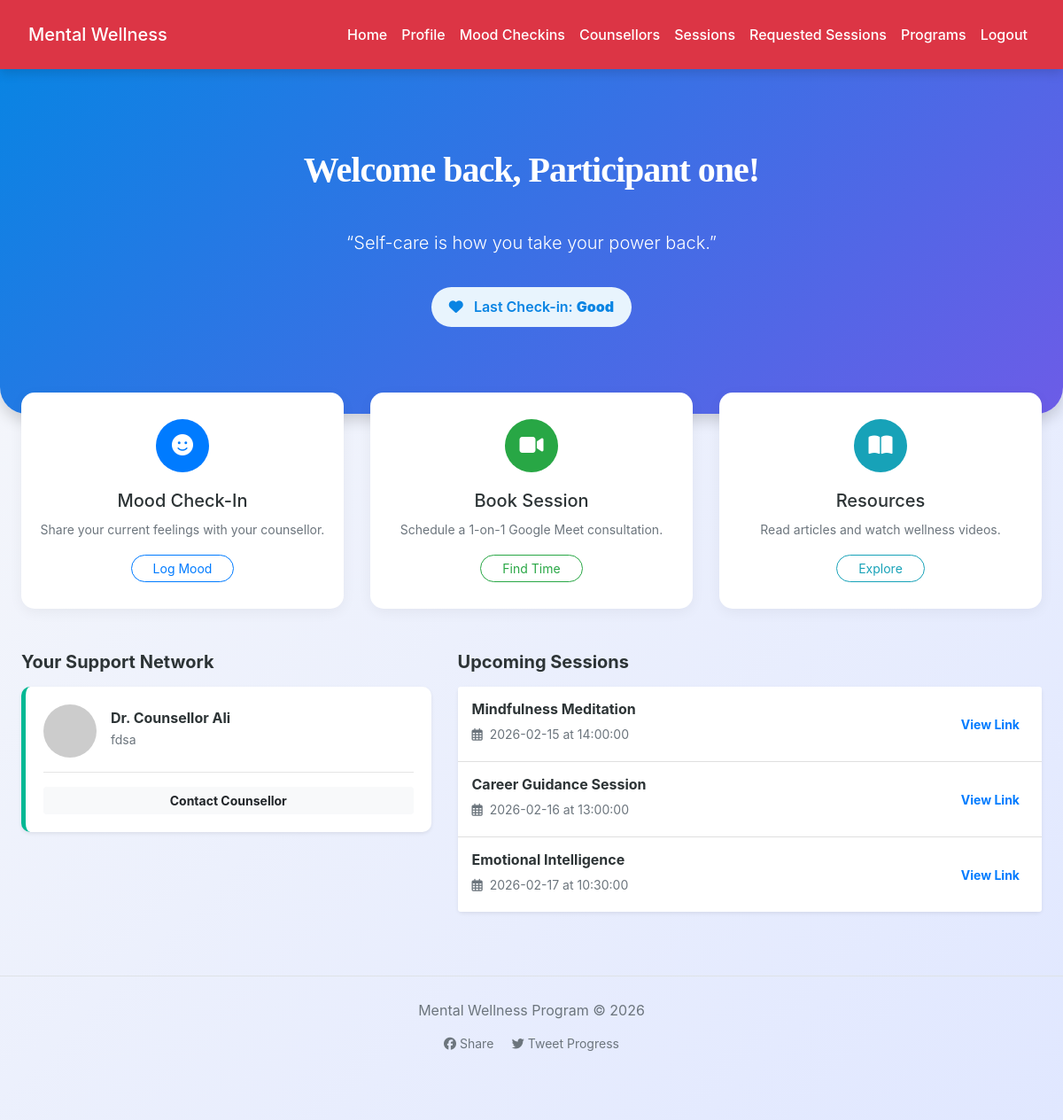
Page /participant/dashboard.php (signed in) on the committed database.
### tables this page shows
CREATE TABLE `mood_checkins` (
  `id` int(11) NOT NULL,
  `participant_id` int(11) NOT NULL,
  `counsellor_id` int(11) NOT NULL,
  `mood` enum('very_low','low','neutral','good','excellent') NOT NULL,
  `notes` text DEFAULT NULL,
  `created_at` timestamp NOT NULL DEFAULT current_timestamp()
);

CREATE TABLE `users` (
  `id` int(11) NOT NULL,
  `role` enum('participant','counsellor') NOT NULL,
  `full_name` varchar(150) NOT NULL,
  `email` varchar(150) NOT NULL,
  `password` varchar(255) NOT NULL,
  `phone` varchar(20) DEFAULT NULL,
  `status` enum('active','inactive') DEFAULT 'active',
  `preferred_counsellor_id` int(11) DEFAULT NULL,
  `organization` varchar(150) DEFAULT NULL,
  `age` int(11) DEFAULT NULL,
  `gender` enum('male','female','other') DEFAULT NULL,
  `specialization` varchar(150) DEFAULT NULL,
  `qualification` varchar(255) DEFAULT NULL,
  `experience_years` int(11) DEFAULT NULL,
  `bio` text DEFAULT NULL,
  `created_at` timestamp NOT NULL DEFAULT current_timestamp()
);

CREATE TABLE `counselling_sessions` (
  `id` int(11) NOT NULL,
  `counsellor_id` int(11) NOT NULL,
  `title` varchar(200) DEFAULT NULL,
  `session_date` date DEFAULT NULL,
  `start_time` time DEFAULT NULL,
  `end_time` time DEFAULT NULL,
  `meet_link` varchar(255) DEFAULT NULL,
  `approval_status` enum('pending','approved','disapproved') NOT NULL DEFAULT 'pending',
  `status` enum('scheduled','completed','archived') DEFAULT 'scheduled',
  `created_at` timestamp NOT NULL DEFAULT current_timestamp()
);

### participant/dashboard.php (the view, shortened to what this page needs)
<?php
include('../config.php');
$user_id = $_SESSION['user_id'];
$user_query = mysqli_query($conn, "
    SELECT u.*, c.full_name as counsellor_name, c.specialization
    FROM users u
    LEFT JOIN users c ON u.preferred_counsellor_id = c.id
    WHERE u.id = $user_id
");
$user_data = mysqli_fetch_assoc($user_query);
$latest_mood_query = mysqli_query($conn, "SELECT mood, created_at FROM mood_checkins WHERE participant_id = $user_id ORDER BY created_at DESC LIMIT 1");
$latest_mood = mysqli_fetch_assoc($latest_mood_query);
$sessions_query = mysqli_query($conn, "
    SELECT cs.*, u.full_name as counsellor_name
    FROM counselling_sessions cs
    JOIN users u ON cs.counsellor_id = u.id
    WHERE cs.status = 'scheduled' AND cs.approval_status = 'approved'
    ORDER BY cs.session_date ASC LIMIT 3
");
?>
<!DOCTYPE html>
<html lang="en">
<head>
    <link rel="stylesheet" href="https://cdn.jsdelivr.net/npm/bootstrap@4.6.2/dist/css/bootstrap.min.css">
    <link rel="stylesheet" href="https://cdnjs.cloudflare.com/ajax/libs/font-awesome/6.5.0/css/all.min.css">
    <link rel="stylesheet" href="../css/style.css">
</head>
<body>
<?php include('navbar.php'); ?>
<header class="header-gradient shadow">
    <div class="container text-center">
        <h1 class="font-weight-bold text-white">Welcome back, <?= htmlspecialchars($_SESSION['full_name']); ?>!</h1>
        <p class="lead">“Self-care is how you take your power back.”</p>
        <?php if($latest_mood): ?>
            <div class="mood-indicator mt-3">
                <i class="fas fa-heart mr-2"></i> Last Check-in: <strong><?= ucfirst(str_replace('_', ' ', $latest_mood['mood'])) ?></strong>
            </div>
        <?php else: ?>
            <a href="mood_checkins.php" class="btn btn-light rounded-pill px-4 mt-2">How are you feeling today?</a>
        <?php endif; ?>
    </div>
</header>
<div class="container mt-n4">
    <div class="row">
        <div class="col-md-4 mb-4">
            <div class="action-card">
                <div class="action-icon bg-primary"><i class="fas fa-smile"></i></div>
                <h5>Mood Check-In</h5>
                <p class="text-muted small">Share your current feelings with your counsellor.</p>
                <a href="mood_checkins.php" class="btn btn-outline-primary btn-sm rounded-pill px-4">Log Mood</a>
            </div>
        </div>
        <div class="col-md-4 mb-4">
            <div class="action-card">
                <div class="action-icon bg-success"><i class="fas fa-video"></i></div>
                <h5>Book Session</h5>
                <p class="text-muted small">Schedule a 1-on-1 Google Meet consultation.</p>
                <a href="view_programs.php" class="btn btn-outline-success btn-sm rounded-pill px-4">Find Time</a>
            </div>
        </div>
        <div class="col-md-4 mb-4">
            <div class="action-card">
                <div class="action-icon bg-info"><i class="fas fa-book-open"></i></div>
                <h5>Resources</h5>
                <p class="text-muted small">Read articles and watch wellness videos.</p>
                <a href="view_programs.php" class="btn btn-outline-info btn-sm rounded-pill px-4">Explore</a>
            </div>
        </div>
    </div>
    <div class="row mt-4">
        <div class="col-lg-5 mb-4">
            <h5 class="font-weight-bold mb-3">Your Support Network</h5>
            <div class="counsellor-box shadow-sm">
                <?php if($user_data['preferred_counsellor_id']): ?>
                    <div class="d-flex align-items-center">
                        <div class="mr-3">
                            <img src="https://ui-avatars.com/api/?name=<?= urlencode($user_data['counsellor_name']) ?>&background=00b894&color=fff" class="rounded-circle" width="60">
                        </div>
                        <div>
                            <h6 class="mb-0 font-weight-bold">Dr. <?= htmlspecialchars($user_data['counsellor_name']) ?></h6>
                            <small class="text-muted"><?= htmlspecialchars($user_data['specialization']) ?></small>
                        </div>
                    </div>
                    <hr>
                    <a href="view_requested_session.php" class="btn btn-block btn-sm btn-light font-weight-bold">Contact Counsellor</a>
                <?php else: ?>
                    <p class="text-muted small">You haven't selected a preferred counsellor yet.</p>
                    <a href="view_counsellors.php" class="btn btn-primary btn-sm btn-block">Choose a Counsellor</a>
                <?php endif; ?>
            </div>
        </div>
        <div class="col-lg-7 mb-4">
            <h5 class="font-weight-bold mb-3">Upcoming Sessions</h5>
            <div class="card border-0 shadow-sm rounded-lg">
                <div class="list-group list-group-flush">
                    <?php if(mysqli_num_rows($sessions_query) > 0): ?>
                        <?php while($session = mysqli_fetch_assoc($sessions_query)): ?>
                            <div class="list-group-item d-flex justify-content-between align-items-center p-3">
                                <div>
                                    <h6 class="mb-1 font-weight-bold"><?= htmlspecialchars($session['title']) ?></h6>
                                    <small class="text-muted"><i class="far fa-calendar-alt mr-1"></i> <?= $session['session_date'] ?> at <?= $session['start_time'] ?></small>
                                </div>
                                <a href="view_programs.php" class="btn btn-sm btn-link font-weight-bold">View Link</a>
                            </div>
                        <?php endwhile; ?>
                    <?php else: ?>
                        <div class="p-4 text-center text-muted">No sessions joined yet. Check available programs!</div>
                    <?php endif; ?>
                </div>
            </div>
        </div>
    </div>
</div>
<footer class="mt-5 py-4 text-center text-muted border-top">
    <div class="container">
        <p class="mb-0">Mental Wellness Program &copy; <?= date('Y') ?></p>
        <div class="mt-2">
            <a href="#" class="text-muted mr-3 small"><i class="fab fa-facebook"></i> Share</a>
            <a href="#" class="text-muted small"><i class="fab fa-twitter"></i> Tweet Progress</a>
        </div>
    </div>
</footer>
</body>
</html>

### css/style.css (style rules this page uses)
:root { --primary: #007bff; --secondary: #6c757d; --success: #28a745; --info: #17a2b8; --warning: #ffc107; --danger: #dc3545; --light: #f8f9fa; --dark: #2d3436; --accent: #ff6f61; --highlight: #6f42c1; --shadow: rgba(0, 0, 0, 0.15); --transition: all 0.3s ease-in-out; }
body { font-family: 'Inter', 'Segoe UI', Tahoma, Geneva, Verdana, sans-serif; background: linear-gradient(135deg, var(--light) 0%, #e0e7ff 100%); color: var(--dark); line-height: 1.8; margin: 0; padding: 0; min-height: 100vh; font-size: 16px; }
h1, h2, h3, h4 { text-align: center; margin: 2.5rem 0; font-family: 'Georgia', 'Times New Roman', serif; color: var(--dark); font-weight: 700; letter-spacing: -0.025em; }
h1 { font-size: 2.5rem; }
.container { max-width: 1200px; margin: 0 auto 3rem; padding: 0 1.5rem; }
a { color: var(--primary); text-decoration: none; font-weight: 500; transition: var(--transition); }

### participant/dashboard.php (style rules this page uses)
:root { --wellness-blue: #0984e3; --wellness-green: #00b894; --wellness-purple: #6c5ce7; }
.header-gradient { background: linear-gradient(135deg, var(--wellness-blue), var(--wellness-purple)); color: white; padding: 50px 0; border-radius: 0 0 30px 30px; }
.action-card { border: none; border-radius: 15px; transition: 0.3s; box-shadow: 0 4px 15px rgba(0,0,0,0.05); text-align: center; padding: 30px 20px; background: white; height: 100%; }
.action-icon { width: 60px; height: 60px; line-height: 60px; border-radius: 50%; margin: 0 auto 20px; font-size: 1.5rem; color: white; }
.counsellor-box { background: #fff; border-left: 5px solid var(--wellness-green); border-radius: 10px; padding: 20px; }
.mood-indicator { display: inline-block; padding: 8px 20px; border-radius: 50px; font-weight: 600; background: #e8f4fd; color: var(--wellness-blue); }

### rows in the picture
mood_checkins: mood "Good"
users: users.full_name "Counsellor Ali", users.specialization "fdsa"
counselling_sessions: title "Mindfulness Meditation", session_date "2026-02-15", start_time "14:00:00"
counselling_sessions: title "Career Guidance Session", session_date "2026-02-16", start_time "13:00:00"
counselling_sessions: title "Emotional Intelligence", session_date "2026-02-17", start_time "10:30:00"

### other values in the picture
$_SESSION['full_name'] "Participant one"
